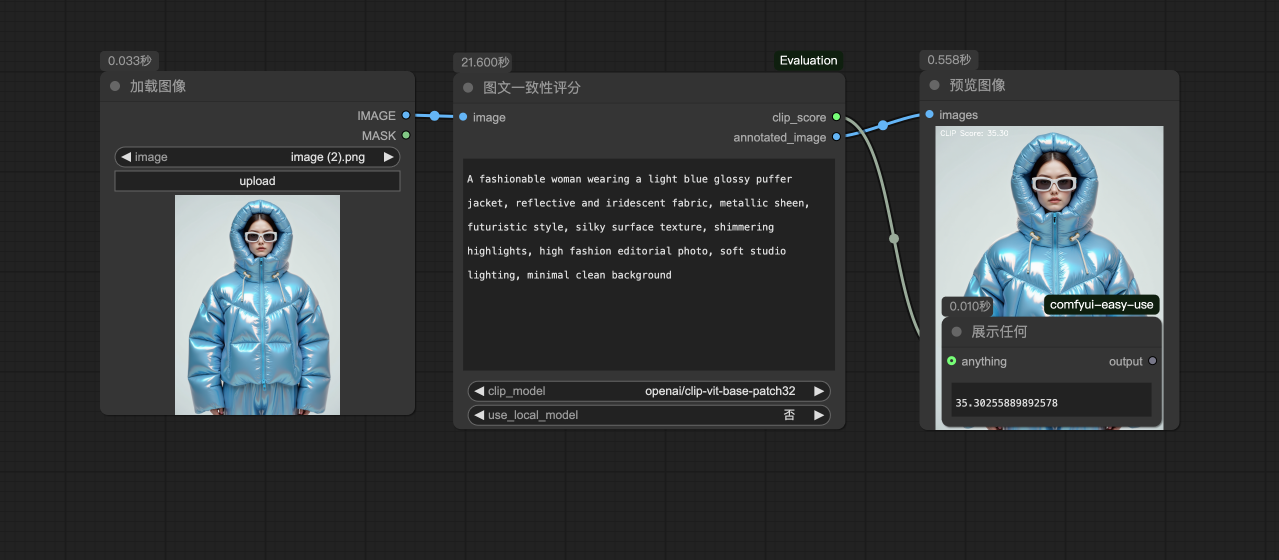
#> input picture Example/Example-ClipScore.png, 2558 x 1120 px (shown at 1/2 size)
$ python -i hps_evaluation.py   (imports and definitions only)   (older library calls are emulated)
#> lines starting #> are read from the running program, lines starting #| are printed output that depends on the picture
"""
人类感知评分(HPS)模块
模拟人类对AI生成图像的主观评价
"""

import torch
import numpy as np
import cv2
import random

class HPSEvaluationNode:
    """使用人类感知评分(Human Perceptual Score)评估图像质量"""

    # [12 lines left out: function INPUT_TYPES, not called in this run]

    RETURN_TYPES = ("FLOAT", "IMAGE")
    RETURN_NAMES = ("hps_score", "annotated_image")
    FUNCTION = "evaluate_hps"
    CATEGORY = "Comfyui-Evaluation/HPS"

    def evaluate_hps(self, image, evaluation_focus="综合评价", clip_score=0.0, quality_score=0.0):
        # 确保只处理单张图像
        if len(image.shape) == 4:
            image = image[0]

        # 将图像从torch tensor转换为cv2可用格式
        image_np = image.cpu().numpy()
        image_np = (image_np * 255).astype(np.uint8)

        # 根据评估重点选择不同的评估策略
        if evaluation_focus == "人像质量":
            hps_score, annotated = self._evaluate_portrait(image_np, clip_score, quality_score)
        elif evaluation_focus == "服装细节":
            hps_score, annotated = self._evaluate_clothing(image_np, clip_score, quality_score)
        elif evaluation_focus == "艺术感":
            hps_score, annotated = self._evaluate_artistic(image_np, clip_score, quality_score)
        else:  # 综合评价
            hps_score, annotated = self._evaluate_comprehensive(image_np, clip_score, quality_score)

        # 将结果转换回tensor
        annotated_tensor = torch.from_numpy(annotated.astype(np.float32) / 255.0)

        return (float(hps_score), annotated_tensor.unsqueeze(0))

    # [189 lines left out: functions _evaluate_portrait, _evaluate_clothing, _evaluate_artistic, _evaluate_comprehensive, _extract_image_features, _compute_local_std, not called in this run]

    def _get_biased_random(self, mean, std_dev):
        """生成有偏随机数，用于模拟主观评分"""
        return min(1.0, max(0.0, np.random.normal(mean, std_dev)))

    # [102 lines left out: function _create_hps_visualization, not called in this run]

>>> import cv2
>>> picture = cv2.imread('../Example/Example-ClipScore.png', cv2.IMREAD_GRAYSCALE)
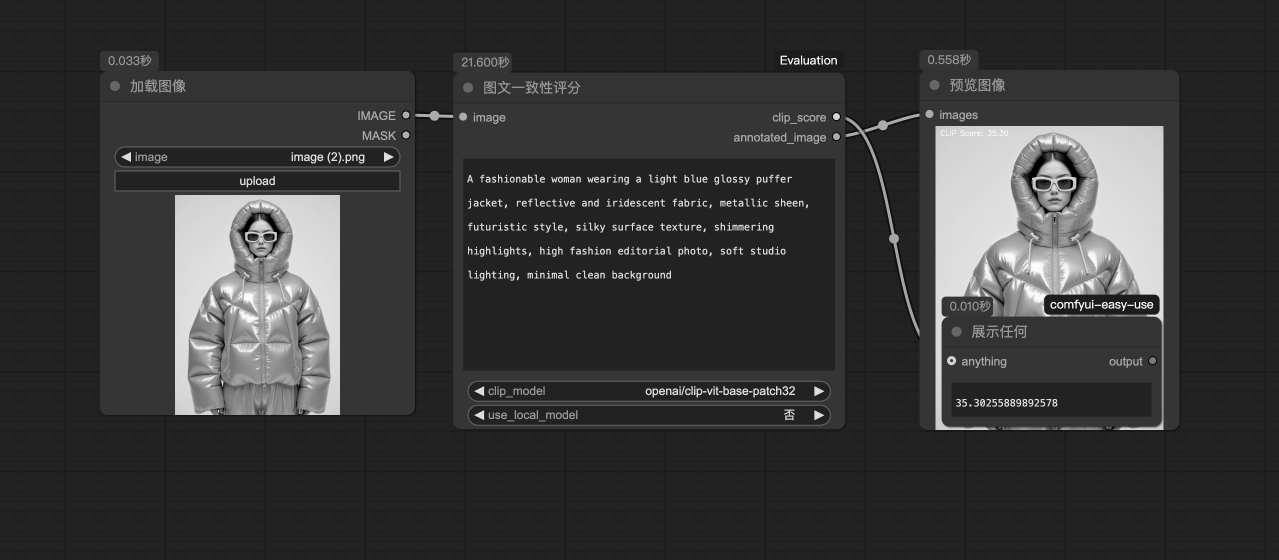
#> picture: shape (1120, 2558) (shown at 1/2 size); min 0, max 255, mean 55.7
>>> result = HPSEvaluationNode().evaluate_hps(picture)
#> (the run stopped early here; a loop or call above may not have finished)

$ run again, on Example/Example-Pose.png
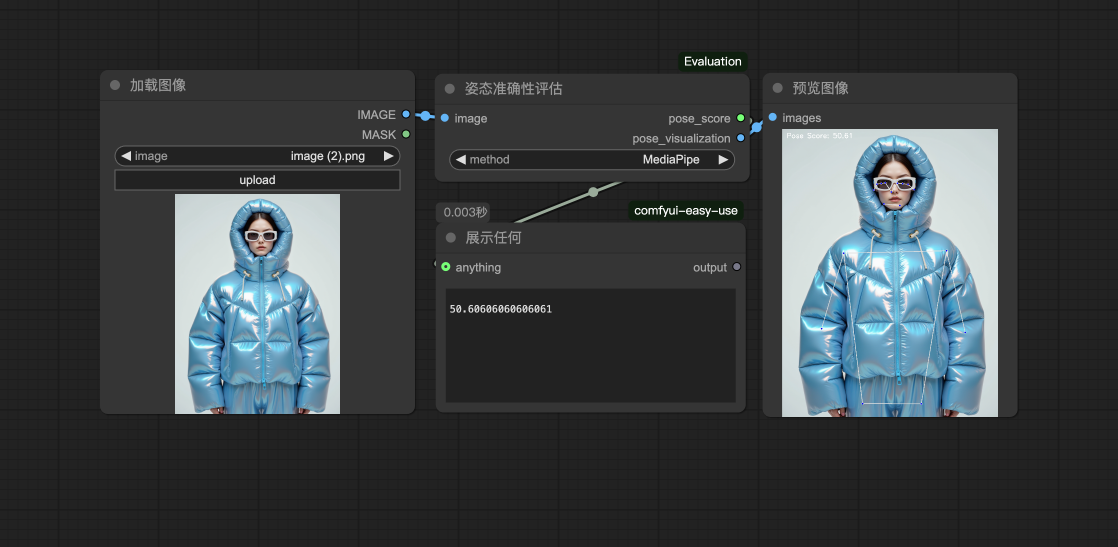
#> input picture Example/Example-Pose.png, 2235 x 1093 px (shown at 1/2 size)
#> `picture = cv2.imread('../Example/Example-ClipScore.png', cv2.IMREAD_GR..`:
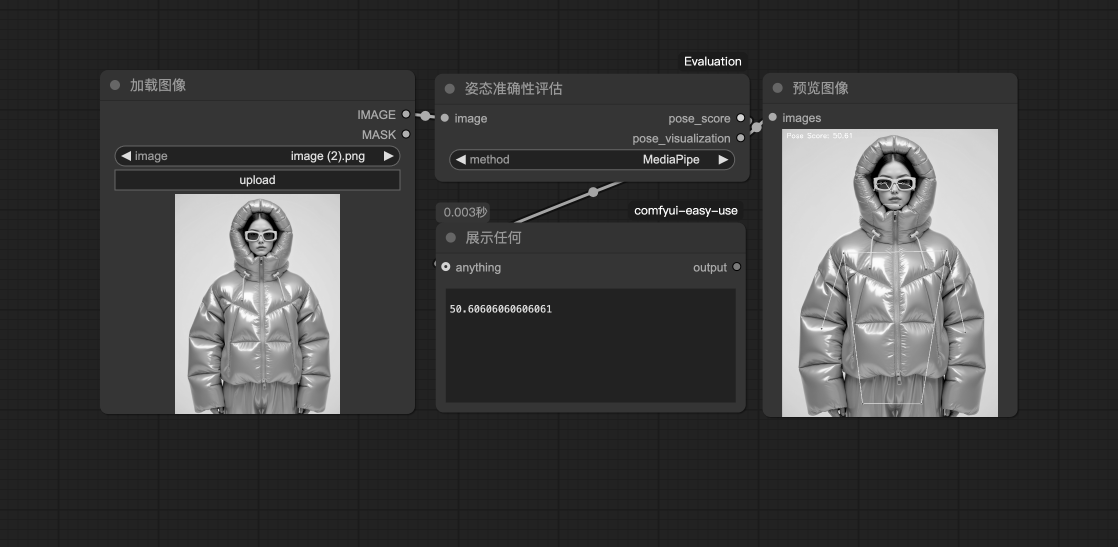
#> picture: shape (1093, 2235) (shown at 1/2 size); min 0, max 255, mean 61.3
